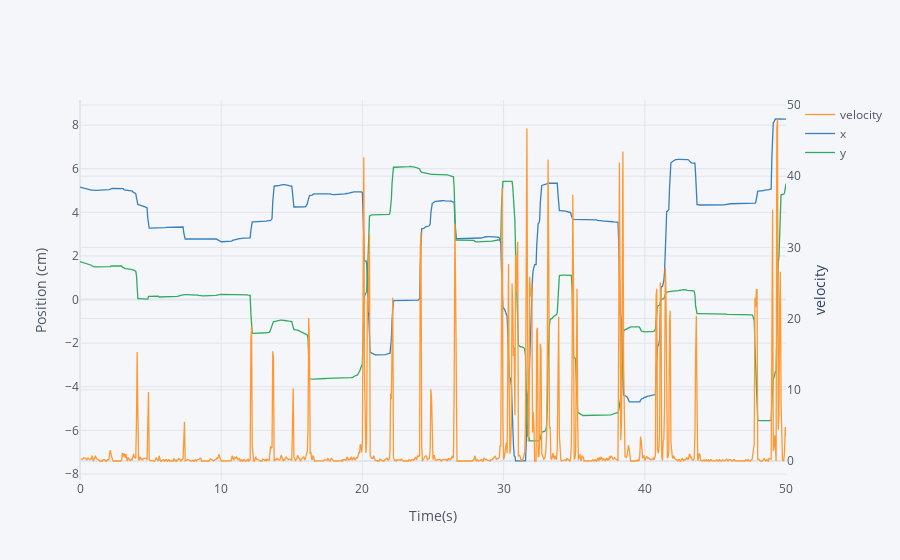

This figure's notebook cell:
### Markdown cell above
### Aanylsis among velocity, x, y of right foot

### Code cell
rfoot = pd.DataFrame({label:ava[label]['rfoot'] for label in ['velocity', 'x', 'y']})
rfoot[:50].iplot(xTitle='Time(s)', yTitle='Position (cm)', secondary_y=['velocity'], secondary_y_title='velocity')

### Figure 1 — Plotly figure (JSON) as saved in the notebook; plotly's stock layout.template omitted (floating-point values rounded to 4 significant figures; data arrays with more than 128 entries replaced by an {"elided": "..."} marker saying what was removed)
{"data": [{"line": {"color": "rgba(255, 153, 51, 1.0)", "dash": "solid", "shape": "linear", "width": 1.3}, "mode": "lines", "name": "velocity", "text": "", "type": "scatter", "x": {"elided": "1001 float values"}, "xaxis": "x", "y": {"elided": "1001 mixed values"}, "yaxis": "y2"}, {"line": {"color": "rgba(55, 128, 191, 1.0)", "dash": "solid", "shape": "linear", "width": 1.3}, "mode": "lines", "name": "x", "text": "", "type": "scatter", "x": {"elided": "1001 float values"}, "y": {"elided": "1001 float values"}}, {"line": {"color": "rgba(50, 171, 96, 1.0)", "dash": "solid", "shape": "linear", "width": 1.3}, "mode": "lines", "name": "y", "text": "", "type": "scatter", "x": {"elided": "1001 float values"}, "y": {"elided": "1001 float values"}}], "layout": {"legend": {"bgcolor": "#F5F6F9", "font": {"color": "#4D5663"}}, "paper_bgcolor": "#F5F6F9", "plot_bgcolor": "#F5F6F9", "title": {"font": {"color": "#4D5663"}}, "xaxis": {"gridcolor": "#E1E5ED", "showgrid": true, "tickfont": {"color": "#4D5663"}, "title": {"font": {"color": "#4D5663"}, "text": "Time(s)"}, "zerolinecolor": "#E1E5ED"}, "yaxis": {"gridcolor": "#E1E5ED", "showgrid": true, "tickfont": {"color": "#4D5663"}, "title": {"font": {"color": "#4D5663"}, "text": "Position (cm)"}, "zerolinecolor": "#E1E5ED"}, "yaxis2": {"anchor": "x", "gridcolor": "#E1E5ED", "overlaying": "y", "showgrid": true, "side": "right", "tickfont": {"color": "#4D5663"}, "title": {"text": "velocity"}, "zerolinecolor": "#E1E5ED"}}}
